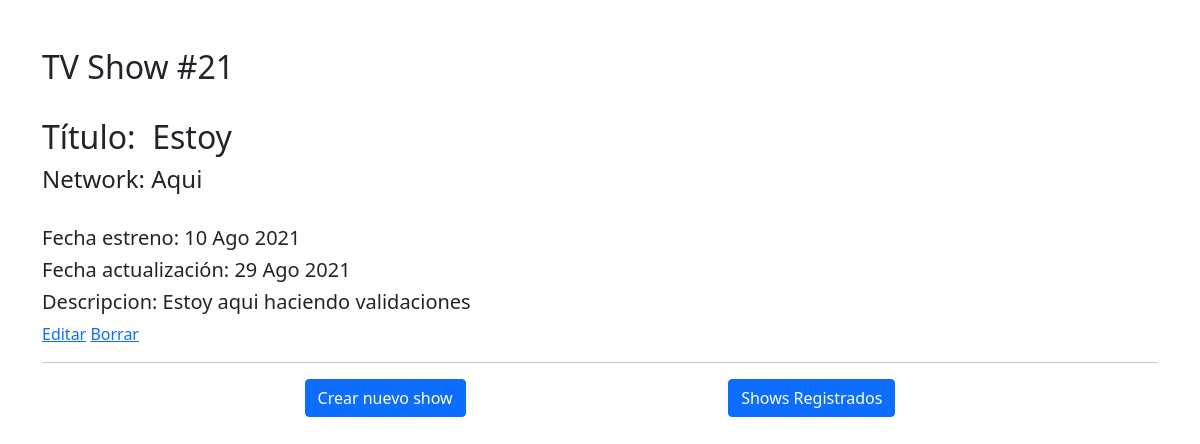
/shows/21, run on the app's committed database.
### app/models.py (models this page shows, shortened)
class Show(models.Model):
    title = models.CharField(max_length=65)
    network = models.CharField(max_length=65)
    release_date = models.DateField() #Fecha de estreno
    updated_at = models.DateTimeField(auto_now=True)
    desc = models.TextField()
    objects = ShowManager()
    def __str__(self):
        return f"Show: {self.title}, {self.network}, {self.release_date}, {self.desc}"

### app/views.py (the view)
# urls.py: path('shows/<int:id>', views.shows_mostrar),
def shows_mostrar(request, id):
    show_by_id = Show.objects.get(id=id)
    print("Mostrando: ", show_by_id)
    context = {
        'show' : show_by_id,
    }
    return render(request, 'shows_mostrar.html', context)

### app/templates/shows_mostrar.html (shortened to what this page needs)
{% extends "base.html" %}
{% block contenido %}
<div class="row">
  <div class="col-6">
    <h2>TV Show #{{show.id}}</h2> <br>
    <h2>Título: &nbsp;{{show.title}} </h2>
    <h4>Network: {{show.network}} </h4><br>
    <h5>Fecha estreno: {{show.release_date | date:"d M Y"}}</h5>
    <h5>Fecha actualización: {{show.updated_at | date:"d M Y"}}</h5>
    <h5>Descripcion: {{show.desc}}</h5>
    <a href="/shows/{{show.id}}/edit">Editar</a>
    <a href="/shows/{{show.id}}/delete">Borrar</a>
  </div>
</div>
{% endblock %}

### data on the page
Show: id "21", title "Estoy", network "Aqui", release_date "10 Ago 2021", updated_at "29 Ago 2021", desc "Estoy aqui haciendo validaciones"
